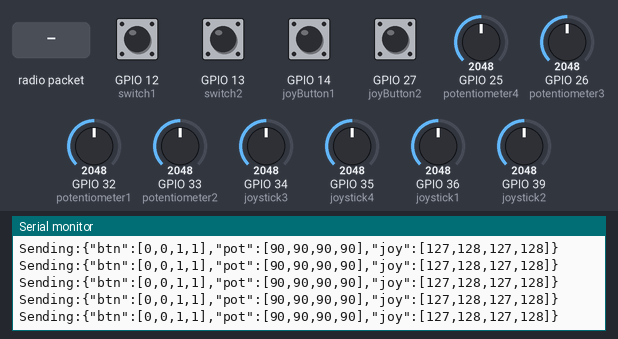
Bench run of a sketch on a simulated ESP32. Parts: the last lines printed to the serial monitor. The inputs (shaded band) are chosen by the test bench; at power-on: GPIO 12 (switch1), GPIO 13 (switch2), GPIO 14 (joyButton1), GPIO 27 (joyButton2) HIGH, GPIO 25 (potentiometer4) = 2048, GPIO 26 (potentiometer3) = 2048, GPIO 32 (potentiometer1) = 2048, GPIO 33 (potentiometer2) = 2048, GPIO 34 (joystick3) = 2048, GPIO 35 (joystick4) = 2048, GPIO 36 (joystick1) = 2048, GPIO 39 (joystick2) = 2048. No radio packets arrive unless stated.

Above: at 1.2 s.
1.3 s: radio packet "1" arrives
At 1.31 s:
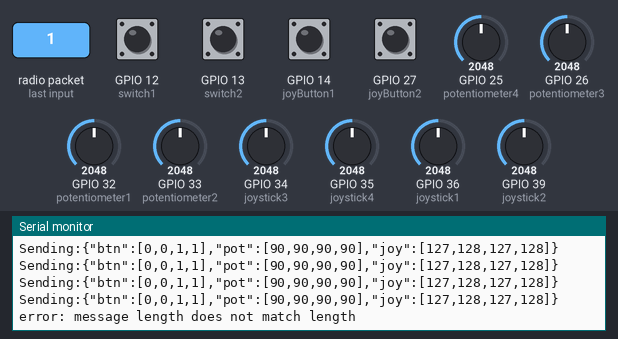
2.8 s: GPIO 25 (potentiometer4) set to 2866
At 2.85 s:
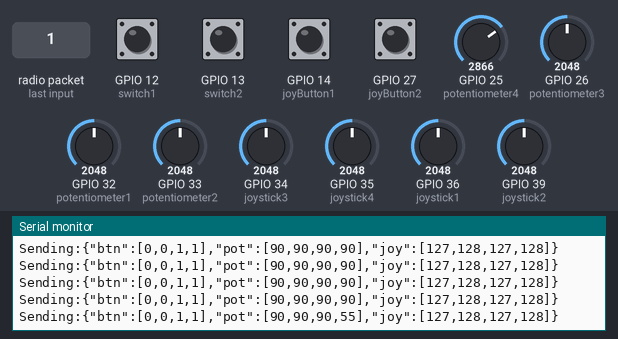
4.3 s: GPIO 26 (potentiometer3) set to 2866
At 4.32 s:
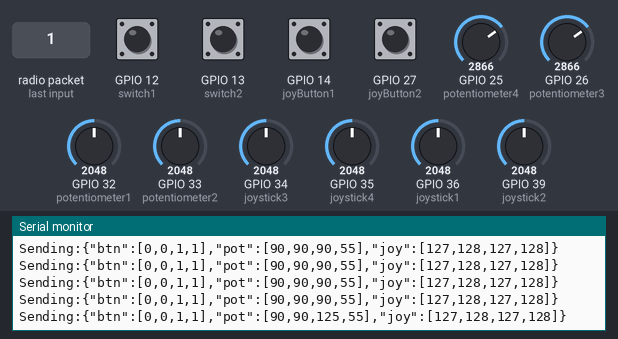
5.8 s: GPIO 32 (potentiometer1) set to 2866
At 5.8 s:
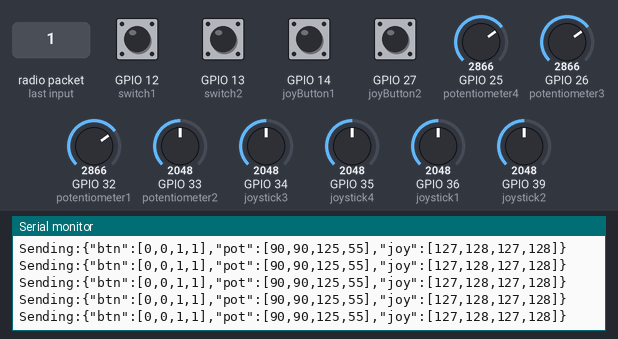
7.3 s: GPIO 33 (potentiometer2) set to 2866
At 7.35 s:
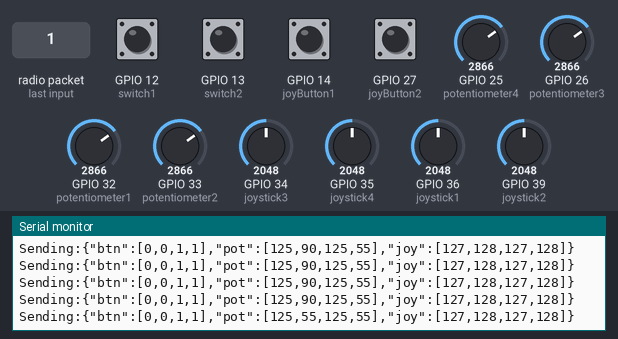
8.8 s: GPIO 34 (joystick3) set to 2866
At 8.84 s:
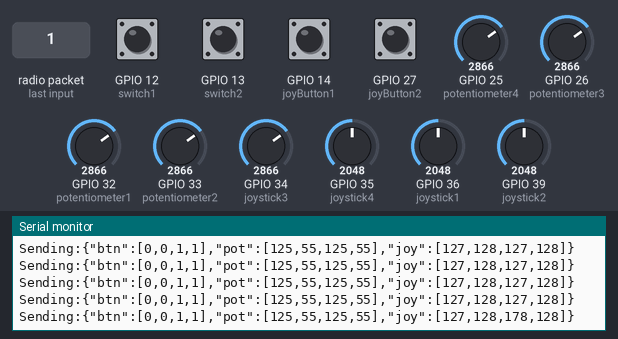
Timing chart, 0 to 11.3 s (numbered marks = the images above; inputs shaded):
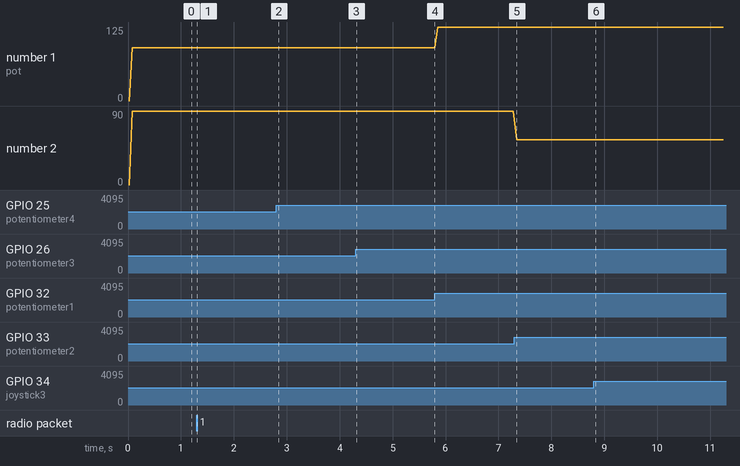

The sketch:

LORA_TRANSMITER.ino
```cpp
 #include <ArduinoJson.h>
#include <SPI.h>              // include libraries
#include <LoRa.h>


/******LORA START*****************************************/
//lora esp32
const int csPin = 5;          // LoRa radio chip select
const int resetPin = 4;       // LoRa radio reset
const int irqPin = 2;         // change for your board; must be a hardware interrupt pin
byte msgCount = 0;            // count of outgoing messages
byte localAddress = 0xFF;     // address of this device
byte destination = 0xBB;      // destination to send to
unsigned long previousMillisTX = 0;
/******LORA END*****************************************/


/*********controllers gpio pins start***********/
#define nextPageButton 15
#define MainMenuButton 16
#define SubMenuButton 17

#define Buzzer 3
#define joystick1 36
#define joystick2 39
#define joystick3 34
#define joystick4 35
#define potentiometer1 32
#define potentiometer2 33
#define potentiometer3 26
#define potentiometer4 25

#define joyButton1 14
#define joyButton2 27
#define switch1 12
#define switch2 13
///*********controllers gpio pins end***********/

/************button controllers start****************************/
int buttonState[10];
int lastButton[10];
int currentButton[10];
int debounceDelay = 10;
unsigned long previousMillis = 0;

int button1State = 0;
int button2State = 0;
int switch1State = 0;
int switch2State = 0;
int pageDown = 0;
int pageUp = 0;
int menu = 0;
int subMenu = 0;

/************button controllers end*******************************/

int lastButton1 = 0;
int lastButton2 = 0;


/********EEPROM memory start***********************/
int pot1_address = 1;
int pot2_address = 2;
int pot3_address = 3;
int pot4_address = 4;
int joy1_address = 5;
int joy2_address = 6;
int joy3_address = 7;
int joy4_address = 8;

int pot1Dir_address = 9;
int pot2Dir_address = 10;
int pot3Dir_address = 11;
int pot4Dir_address = 12;
int joy1Dir_address = 12;
int joy2Dir_address = 14;
int joy3Dir_address = 15;
int joy4Dir_address = 16;

int btn1Dir_address = 17;
int btn2Dir_address = 18;
int btn3Dir_address = 19;
int btn4Dir_address = 20;
int pageCount_address = 21;


byte pot1_value, pot2_value, pot3_value, pot4_value;
byte joy1_value, joy2_value, joy3_value, joy4_value;
byte pot1Dir_value, pot2Dir_value, pot3Dir_value, pot4Dir_value;
byte joy1Dir_value, joy2Dir_value, joy3Dir_value, joy4Dir_value;
byte btn1Dir_value,btn2Dir_value,btn3Dir_value,btn4Dir_value;
/***************EEPROM memory end***********/


/********LORA RECEIVE*********/
//const char* fwVersionSlave1;
int connectionStatus = 0;
int rsi, snr;
float tmp;
int humi;
int btn1Status,btn2Status,sw1Status,sw2Status;
int pot1Status,pot2Status,pot3Status,pot4Status;;


void buttonsAndCotrollers(void *pvParameters);
void memorySaving();


int pot1cursor, pot2cursor,pot3cursor, pot4cursor, joy1cursor, joy2cursor,joy3cursor, joy4cursor;
int pot1_level = 0;
int pot2_level = 0;
int pot3_level = 0;
int pot4_level = 0;

int joy1_level = 0;
int joy2_level = 0;
int joy3_level = 0;
int joy4_level = 0;


String firmwareVersionMaster = "v1.0.1";

String connection;
String btn1Dir_Type;
String btn2Dir_Type;
String btn3Dir_Type;
String btn4Dir_Type;
String pot1Dir_Type;
String pot2Dir_Type;
String pot3Dir_Type;
String pot4Dir_Type;
String joy1Dir_Type;
String joy2Dir_Type;
String joy3Dir_Type;
String joy4Dir_Type;


void setup() {
  // put your setup code here, to run once:
  Serial.begin(115200);

lora_init();

  xTaskCreatePinnedToCore(
    buttonsAndCotrollers
    ,  "buttonsAndCotrollers"
    ,  1024  // Stack size
    ,  NULL
    ,  2  // Priority
    ,  NULL
    ,  1);

}


void loop() {
   //sending data to slave node lora
  lora_send_data();

  onReceive(LoRa.parsePacket());


}


void lora_send_data(){


  String SendJSONData;


    StaticJsonDocument<512> LORA_TX;
//DynamicJsonDocument LORA_TX(200);


   JsonArray button = LORA_TX.createNestedArray("btn");
    button.add(button1State);
    button.add(button2State);
    button.add(switch1State);
    button.add(switch2State);
    JsonArray potentiometers = LORA_TX.createNestedArray("pot");
    potentiometers.add(pot1_level);
    potentiometers.add(pot2_level);
    potentiometers.add(pot3_level);
    potentiometers.add(pot4_level);
    JsonArray joysticks = LORA_TX.createNestedArray("joy");
    joysticks.add(joy1_level);
    joysticks.add(joy2_level);
    joysticks.add(joy3_level);
    joysticks.add(joy4_level);


//JsonArray sendData = LORA_TX.createNestedArray("TXdata");
//sendData.add(button1State);//0
//sendData.add(button2State);//1
//sendData.add(switch1State);//2
//sendData.add(switch2State);//3
//sendData.add(pot1_level);//4
//sendData.add(pot2_level);//5
//sendData.add(pot3_level);//6
//sendData.add(pot4_level);//7
//sendData.add(joy1_level);//8
//sendData.add(joy2_level);//9
//sendData.add(joy3_level);//10
//sendData.add(joy4_level);//11


serializeJson(LORA_TX, SendJSONData);
//serializeJsonPretty(LORA_TX, SendJSONData);


  unsigned long currentMillisTX = millis();
  if (currentMillisTX - previousMillisTX >= 10) {
    previousMillisTX = currentMillisTX;

      Serial.println("Sending:" + SendJSONData);
      LoRa.beginPacket();                   // start packet
      LoRa.write(destination);              // add destination address
      LoRa.write(localAddress);             // add sender address
      LoRa.write(msgCount);                 // add message ID
      LoRa.write(SendJSONData.length());        // add payload length
      LoRa.print(SendJSONData);                 // add payload
      LoRa.endPacket();                     // finish packet and send it
      msgCount++;                           // increment message ID
      }


 }


void onReceive(int packetSize) {
  if (packetSize == 0) return;          // if there's no packet, return

  // read packet header bytes:
  int recipient = LoRa.read();          // recipient address
  byte sender = LoRa.read();            // sender address
  byte incomingMsgId = LoRa.read();     // incoming msg ID
  byte incomingLength = LoRa.read();    // incoming msg length

  String incoming = "";

  while (LoRa.available()) {
    incoming += (char)LoRa.read();
    connectionStatus = 1;
  }
//  Serial2.println(incoming);//UART TRANSMMIT

  if (incomingLength != incoming.length()) {   // check length for error
    Serial.println("error: message length does not match length");
    return;                             // skip rest of function
  }

  // if the recipient isn't this device or broadcast,
  if (recipient != localAddress && recipient != 0xBB) {
    Serial.println("This message is not for me.");
    return;                             // skip rest of function
  }


StaticJsonDocument<512> LORA_RX;
  DeserializationError error = deserializeJson(LORA_RX, incoming);

  // Test if parsing succeeds.
  if (error) {
    Serial.print(F("deserializeJson() failed: "));
    Serial.println(error.f_str());
    return;
  }


//  const char* sensor = LORA_RX["sensor"];
//  long time = LORA_RX["time"];

//  fwVersionSlave1 = LORA_RX["firmware"];
  rsi = LORA_RX["rssi"];
  snr = LORA_RX["snr"];
  tmp = LORA_RX["temp"];
  humi = LORA_RX["humi"];
  btn1Status = LORA_RX["btnState"][0];
  btn2Status = LORA_RX["btnState"][1];
  sw1Status = LORA_RX["btnState"][2];
  sw2Status = LORA_RX["btnState"][3];
  pot1Status = LORA_RX["potState"][0];
  pot2Status = LORA_RX["potState"][1];
  pot3Status = LORA_RX["potState"][2];
  pot4Status = LORA_RX["potState"][3];

  // if message is for this device, or broadcast, print details:
  Serial.print("Received from: 0x" + String(sender, HEX));
  Serial.print(", Sent to: 0x" + String(recipient, HEX));
  Serial.print(", Message ID: " + String(incomingMsgId));
  Serial.print(", Message length: " + String(incomingLength));
  Serial.print(", RSSI: " + String(LoRa.packetRssi()));
  Serial.println(", Snr: " + String(LoRa.packetSnr()));
  Serial.println("Incoming Message: " + incoming);
  Serial.println();

}


void lora_init(){
      Serial.println("LoRa Duplex");

  // override the default CS, reset, and IRQ pins (optional)
  LoRa.setPins(csPin, resetPin, irqPin);// set CS, reset, IRQ pin

  if (!LoRa.begin(433E6)) {             // initialize ratio at 915 MHz
    Serial.println("LoRa init failed. Check your connections.");
    while (true);                       // if failed, do nothing
  }

  Serial.println("LoRa init succeeded.");
}


void buttonsAndCotrollers(void *pvParameters){

  (void) pvParameters;
pinMode(potentiometer1, INPUT);
pinMode(potentiometer2, INPUT);
pinMode(potentiometer3, INPUT);
pinMode(potentiometer4, INPUT);
pinMode(joystick1, INPUT);
pinMode(joystick2, INPUT);
pinMode(joystick3, INPUT);
pinMode(joystick4, INPUT);

pinMode(joyButton1, INPUT_PULLUP);
pinMode(joyButton2, INPUT_PULLUP);
pinMode(switch1, INPUT_PULLUP);
pinMode(switch2, INPUT_PULLUP);

  for (;;)
  {
    pot1_level = adc_controller_dynamic_mapping(180, 0, potentiometer1);
    pot2_level = adc_controller_dynamic_mapping(180, 1, potentiometer2);
    pot3_level = adc_controller_dynamic_mapping(180, 0, potentiometer3);
    pot4_level = adc_controller_dynamic_mapping(180, 1, potentiometer4);
    joy1_level = adc_controller_dynamic_mapping(255, 0, joystick1);
    joy2_level = adc_controller_dynamic_mapping(255, 1, joystick2);
    joy3_level = adc_controller_dynamic_mapping(255, 0, joystick3);
    joy4_level = adc_controller_dynamic_mapping(255, 1, joystick4);

    button1State = button_controller_status(joyButton1, 1, 1);
    button2State = button_controller_status(joyButton2, 2, 1);
    switch1State = button_controller_status(switch1, 3, 0);
    switch2State = button_controller_status(switch2, 4, 0);

vTaskDelay(1);
  }
}


/*************POTENTIOMETERS & jOYSTICKS CONTROL TYPE AND DIRECTIOMN*******************************/
uint16_t adc_controller_dynamic_mapping(uint8_t potValue, uint8_t potDirection, uint8_t potGpioPin){
  uint8_t controller = 0;
  uint16_t potReadValue = analogRead(potGpioPin);
       if(potValue == 180 & potDirection == 0){ controller = map(potReadValue, 0, 4095, 0, 180);}
  else if(potValue == 180 & potDirection == 1){ controller = map(potReadValue, 0, 4095, 180, 0);}
  else if(potValue == 255 & potDirection == 0){ controller = map(potReadValue, 0, 4095, 0, 255);}
  else if(potValue == 255 & potDirection == 1){ controller = map(potReadValue, 0, 4095, 255, 0);}
return controller;
}

/************POTENTIOMETERS & JOYSTICKS CURSOR POSITION CONTROLLER*********************************/
uint16_t adc_controller_cursor_position(uint8_t value, uint8_t directionValue, uint8_t gpioLevel){
    uint8_t cursorPosition;
       if(value == 180 & directionValue == 0){ cursorPosition = map(gpioLevel, 180, 0, 0, 120);}
  else if(value == 180 & directionValue == 1){ cursorPosition = map(gpioLevel, 180, 0, 120, 0);}
  else if(value == 255 & directionValue == 0){ cursorPosition = map(gpioLevel, 255, 0, 0, 120);}
  else if(value == 255 & directionValue == 1){ cursorPosition = map(gpioLevel, 255, 0, 120, 0);}
return cursorPosition;
}

/***********PUSH BUTTON AND TOGGLE BUTTON CONTROLLER**********************************************/
uint16_t button_controller_status(uint8_t buttonGpioPin, uint8_t buttonIndex, uint8_t buttonType) {
  if (buttonType == 1) {
    unsigned long currentMillis = millis();
    if(currentMillis - previousMillis >= debounceDelay){
    currentButton[buttonIndex] = digitalRead(buttonGpioPin);
    if (currentButton[buttonIndex] != lastButton[buttonIndex]) {
      lastButton[buttonIndex] = currentButton[buttonIndex];
               previousMillis = currentMillis;

      if (lastButton[buttonIndex] == 0) {
        buttonState[buttonIndex] = (buttonState[buttonIndex] == 0) ? 1 : 0;
      }
    }
    }
  } else if (buttonType == 0) {
    buttonState[buttonIndex] = digitalRead(buttonGpioPin);
  }
  return buttonState[buttonIndex];
}
```

Measured:
- after the input at 1.3 s, the serial monitor: prints a new line at once (image 1)
- after the input at 2.8 s, the serial monitor: prints a new line after 0.05 s (image 2)
- after the input at 4.3 s, the serial monitor: prints a new line at once (image 3)
- after the input at 7.3 s, the serial monitor: prints a new line at once (image 5)
- after the input at 8.8 s, the serial monitor: prints a new line at once (image 6)
